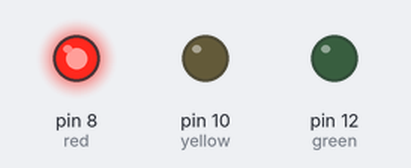
Recording of a sketch running on a simulated Arduino Uno, built with avr-gcc and run on an emulated ATmega328P. Parts: output pins drawn as LEDs (lit = HIGH).

Above: at 3.0 s.
At 7.5 s:
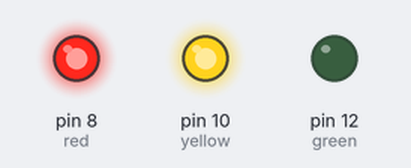
At 12.0 s:
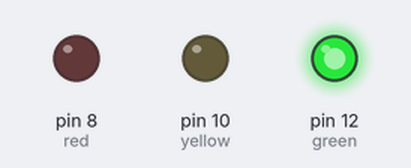
At 18.2 s:
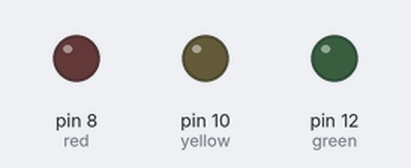
Timing chart, 0 to 24.1 s (numbered marks = the images above):
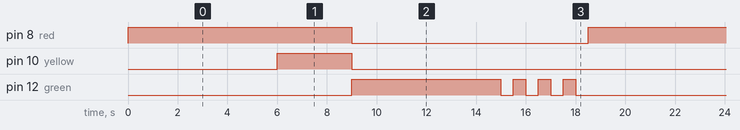

Measured:
- by itself, pin 8 (red): alternates HIGH for 9.0 s and LOW for 9.5 s
- by itself, pin 10 (yellow): alternates HIGH for 3.0 s and LOW for 15.5 s
- by itself, pin 12 (green): repeats every 18.5 s: 3 × (LOW 0.50 s, HIGH 0.50 s), LOW 9.5 s, HIGH 6.0 s

The sketch:

TRAFFIC_LIGHT.ino
```cpp
void setup() {
  // put your setup code here, to run once:
  pinMode(8, OUTPUT); //red
  pinMode (10, OUTPUT); //yellow
  pinMode(12, OUTPUT); //green
}

void loop() {
  // put your main code here, to run repeatedly:
  digitalWrite(8, HIGH); //turn on the red - 3 sec
  delay(6000);
  digitalWrite(10, HIGH); // turn on the yellow for 1 sec
  delay(3000);

  digitalWrite(8, LOW); // turn off the red
  digitalWrite(10, LOW); // turn off the yellow

  digitalWrite(12, HIGH); // turn on the green for 3 sec
  delay(6000);
  digitalWrite(12, LOW); // turn off the green light
  delay(500);

  // blink

  digitalWrite(12, HIGH); // turn on green for .5 sec --1
  delay(500);
  digitalWrite(12, LOW);
  delay(500);

  digitalWrite(12, HIGH);
  delay(500);
  digitalWrite(12, LOW);
  delay(500);

  digitalWrite(12, HIGH);
  delay(500);
  digitalWrite(12, LOW);
  delay(500);


}
```
